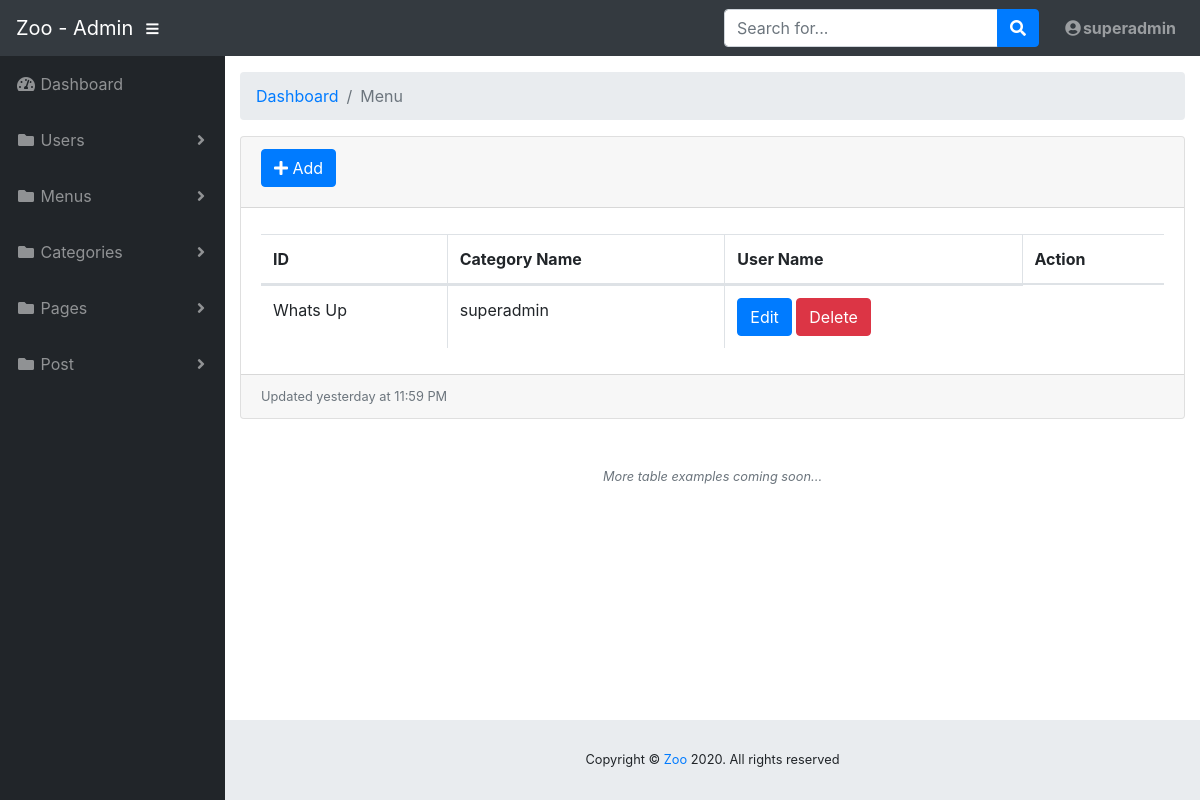
/admin/menu/view.php?id=2 (signed in), run on an earlier commit of the app's database.
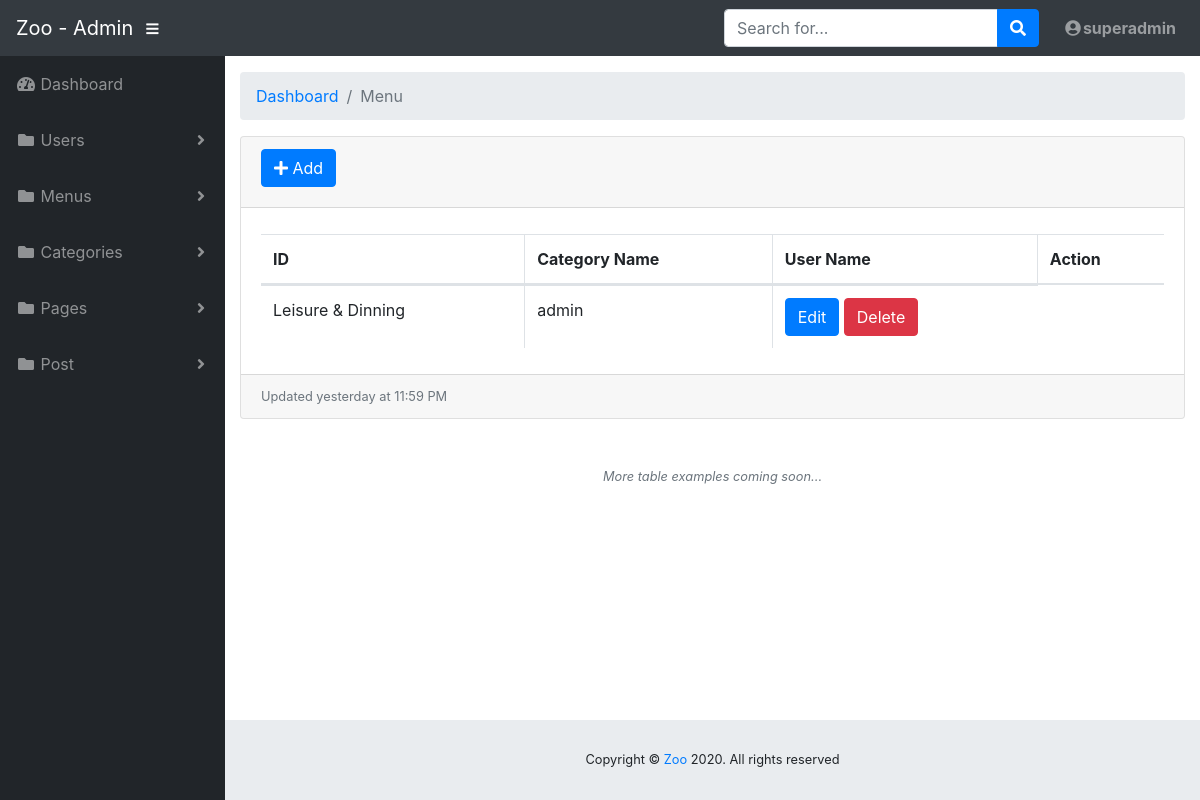
And on a later commit of the database.
### tables this page shows
CREATE TABLE `category` (
  `id` int(11) NOT NULL,
  `cate_name` varchar(250) NOT NULL,
  `parent_id` int(11) NOT NULL DEFAULT '0',
  `user` int(11) NOT NULL,
  `status` int(11) NOT NULL DEFAULT '1'
);

CREATE TABLE `users` (
  `user_id` int(11) NOT NULL,
  `username` varchar(250) NOT NULL,
  `password` varchar(250) NOT NULL,
  `role_id` int(11) NOT NULL DEFAULT '2',
  `status` int(1) NOT NULL DEFAULT '1'
);

### admin/menu/view.php (the view, shortened to what this page needs)
<?php
if(isset($_GET["id"]) && $_GET["id"] > 0) {
  $conn = conn_db();
  $id = $_GET["id"];
  $sql = "SELECT * FROM category inner join users on category.user = users.user_id WHERE id = {$id}";
  $result = mysqli_query($conn, $sql);
  if (mysqli_num_rows($result) > 0) {
      $row = mysqli_fetch_assoc($result);
?>
<!DOCTYPE html>
<html lang="en">
<head>
  <link href="../vendor/fontawesome-free/css/all.min.css" rel="stylesheet" type="text/css">
  <link href="../vendor/datatables/dataTables.bootstrap4.css" rel="stylesheet">
  <link href="../css/sb-admin.css" rel="stylesheet">
</head>
<body id="page-top">
  <nav class="navbar navbar-expand navbar-dark bg-dark static-top">
    <a class="navbar-brand mr-1" href="../index.php">Zoo - Admin</a>
    <button class="btn btn-link btn-sm text-white order-1 order-sm-0" id="sidebarToggle" href="#">
      <i class="fas fa-bars"></i>
    </button>
    <form class="d-none d-md-inline-block form-inline ml-auto mr-0 mr-md-3 my-2 my-md-0">
      <div class="input-group">
        <input type="text" class="form-control" placeholder="Search for..." aria-label="Search" aria-describedby="basic-addon2">
        <div class="input-group-append">
          <button class="btn btn-primary" type="button">
            <i class="fas fa-search"></i>
          </button>
        </div>
      </div>
    </form>
    <ul class="navbar-nav ml-auto ml-md-0">
      <li class="nav-item dropdown no-arrow">
        <a class="nav-link dropdown-toggle" href="#" id="userDropdown" role="button" data-toggle="dropdown" aria-haspopup="true" aria-expanded="false">
          <i class="fas fa-user-circle fa-fw"></i><b><?=$_SESSION['user']['username']?></b>
        </a>
      </li>
    </ul>
  </nav>
  <div id="wrapper">
    <ul class="sidebar navbar-nav">
      <li class="nav-item">
        <a class="nav-link" href="../index.php">
          <i class="fas fa-fw fa-tachometer-alt"></i>
          <span>Dashboard</span>
        </a>
      </li>
      <?php
      if ($_SESSION['user']["role"] == 1) { ?>
      <li class="nav-item dropdown">
        <a class="nav-link dropdown-toggle" href="#" id="pagesDropdown" role="button" data-toggle="dropdown" aria-haspopup="true" aria-expanded="false">
          <i class="fas fa-fw fa-folder"></i>
          <span>Users</span>
        </a>
      </li>
      <?php
      } else {
        echo "<li></li>";
      }
      ?>
      <li class="nav-item dropdown">
        <a class="nav-link dropdown-toggle" href="#" id="pagesDropdown" role="button" data-toggle="dropdown" aria-haspopup="true" aria-expanded="false">
          <i class="fas fa-fw fa-folder"></i>
          <span>Menus</span>
        </a>
      </li>
      <li class="nav-item dropdown">
        <a class="nav-link dropdown-toggle" href="#" id="pagesDropdown" role="button" data-toggle="dropdown" aria-haspopup="true" aria-expanded="false">
          <i class="fas fa-fw fa-folder"></i>
          <span>Categories</span>
        </a>
      </li>
      <li class="nav-item dropdown">
        <a class="nav-link dropdown-toggle" href="#" id="pagesDropdown" role="button" data-toggle="dropdown" aria-haspopup="true" aria-expanded="false">
          <i class="fas fa-fw fa-folder"></i>
          <span>Pages</span>
        </a>
      </li>
      <li class="nav-item dropdown">
        <a class="nav-link dropdown-toggle" href="#" id="pagesDropdown" role="button" data-toggle="dropdown" aria-haspopup="true" aria-expanded="false">
          <i class="fas fa-fw fa-folder"></i>
          <span>Post</span>
        </a>
      </li>
    </ul>
    <div id="content-wrapper">
      <div class="container-fluid">
        <ol class="breadcrumb">
          <li class="breadcrumb-item">
            <a href="../index.php">Dashboard</a>
          </li>
          <li class="breadcrumb-item active">Menu</li>
        </ol>
        <div class="card mb-3">
          <div class="card-header">
          <button class="btn btn-primary mb-2" type="button">
              <i class="fa fa-plus" aria-hidden="true"> </i><a class="text-white" href="./create.php"> Add</a>
            </button>
            </div>
          <div class="card-body">
            <div class="table-responsive">
              <table class="table table-bordered" id="dataTable" width="100%" cellspacing="0">
                <thead>
                  <tr>
                    <th>ID</th>
                    <th>Category Name</th>
                    <th>User Name</th>
                    <th>Action</th>
                  </tr>
                </thead>
                <tbody>
                <tr>
                  <td><?= $row['cate_name'] ?></td>
                  <td><?= $row['username'] ?></td>
                  <td>
                    <button class="btn btn-primary" type="button"><a class="text-white" href="<?="./edit.php?id={$row['id']}" ?>" target="_blank"> Edit </a></button>
                    <button class="btn btn-danger" type="button"><a class="text-white" href="<?="./delete.php?id={$row['id']}" ?>" target="_blank" onclick="return confirm('Are you sure you want to delete this item?');"> Delete </a></button>
                  </td>
              </tr>
              <?php
                      }
                  } else {
                      header("Location: http://localhost/wint_zoo/admin/menu/dashboard.php");
                  }
              ?>
              </tbody>
              </table>
            </div>
          </div>
          <div class="card-footer small text-muted">Updated yesterday at 11:59 PM</div>
        </div>
        <p class="small text-center text-muted my-5">
          <em>More table examples coming soon...</em>
        </p>
      </div>
      <footer class="sticky-footer">
        <div class="container my-auto">
          <div class="copyright text-center my-auto">
            <span>Copyright © <a href="#">Zoo</a> 2020. </span>All rights reserved
          </div>
        </div>
      </footer>
    </div>
  </div>
</body>
</html>

What changed in the data, as far as the page shows it:
changed category: cate_name "Whats Up" → "Leisure & Dinning"; users.username "superadmin" → "admin"
